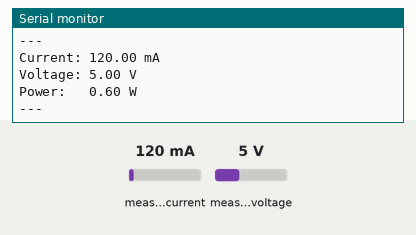
Bench run of a program on a simulated Seeed XIAO ESP32-S3. On the bench: the last lines printed to the serial monitor. Inputs (shaded band) come from the test bench; at power-on: measured current 120 mA, measured voltage 5 V.

Above: at 1.2 s.
1.3 s: measured current set to 40 mA
At 2.5 s:
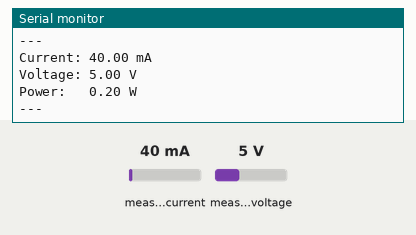
2.8 s: measured voltage set to 0.3 V
At 3.4 s:
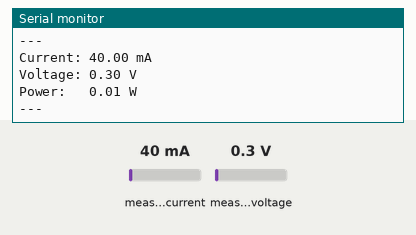
4.3 s: measured current set to 500 mA
At 5.4 s:
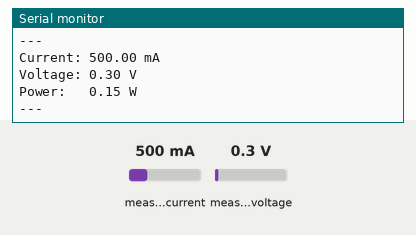
Timing chart, 0 to 7.3 s (numbered marks = the images above; inputs shaded):
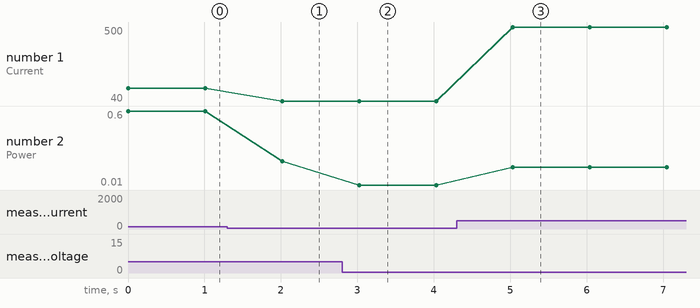

The program:

main.cpp
```cpp
#include <Arduino.h>
#include <Wire.h>
#include <Adafruit_INA260.h>

Adafruit_INA260 ina260;

void setup() {
  Serial.begin(115200);
  while (!Serial) delay(10);

  Wire.begin();

  if (!ina260.begin()) {
    Serial.println("Could not find INA260 chip. Check wiring!");
    while (1) delay(100);
  }

  Serial.println("INA260 found.");
}

void loop() {
  float current_mA = ina260.readCurrent();
  float voltage_mV = ina260.readBusVoltage();
  float power_mW   = ina260.readPower();

  Serial.print("Current: "); Serial.print(current_mA); Serial.println(" mA");
  Serial.print("Voltage: "); Serial.print(voltage_mV / 1000.0); Serial.println(" V");
  Serial.print("Power:   "); Serial.print(power_mW / 1000.0); Serial.println(" W");
  Serial.println("---");

  delay(1000);
}
```

Measured:
- after the input at 1.3 s, the serial monitor: prints a new line after 0.72 s (image 1)
- after the input at 2.8 s, the serial monitor: prints a new line after 0.22 s (image 2)
- after the input at 4.3 s, the serial monitor: prints a new line after 0.74 s (image 3)
- plotted number 1: 120 → 40 after the input at 1.3 s, 40 → 500 after the input at 4.3 s
- plotted number 2: 0.6 → 0.2 after the input at 1.3 s, 0.2 → 0.01 after the input at 2.8 s, 0.01 → 0.15 after the input at 4.3 s
